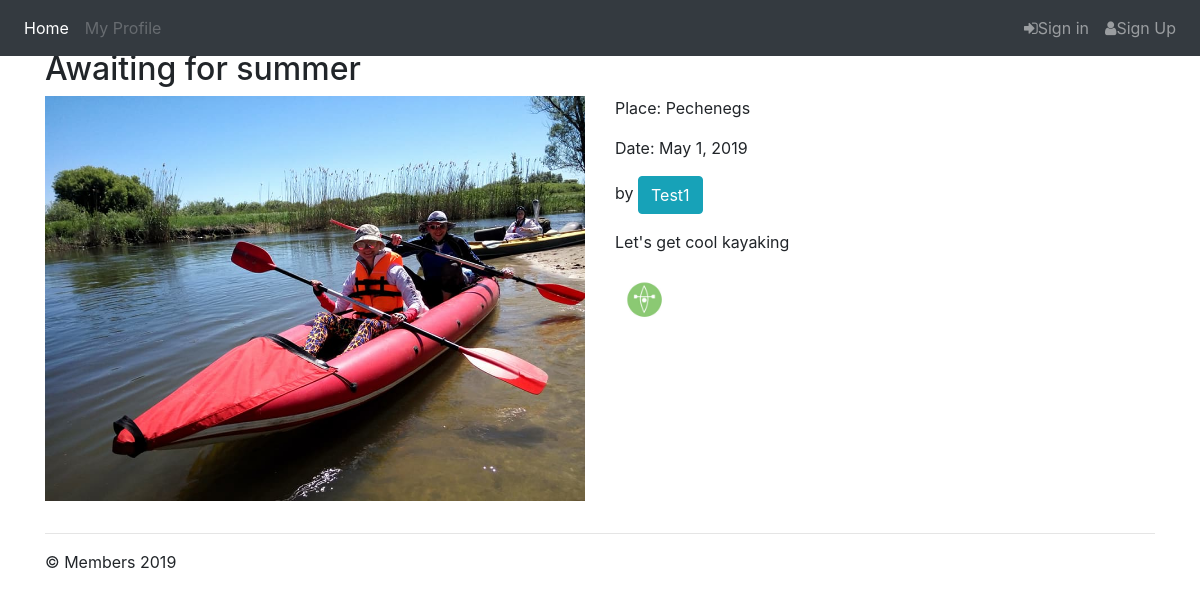
/event/3, run on the app's committed database.
### members/models.py (models this page shows, shortened)
class Event(models.Model):
    author = models.ForeignKey(
        settings.AUTH_USER_MODEL,
        on_delete=models.CASCADE,
        default=None, null=True
        )
    image = models.ImageField(upload_to='images/event_img', blank=True)
    title = models.CharField(max_length=100, null=True, blank=True)
    description = models.CharField(max_length=250, null=True, blank=True)
    date = models.DateField(null=True, blank=True)
    place = models.CharField(max_length=100, null=True, blank=True)
    hobby = models.ForeignKey(Hobby, on_delete=models.CASCADE, default=None, null=True)

### members/views.py (the view)
# urls.py: path('event/<int:pk>', views.EventDetailView.as_view(), name='event'),
class EventDetailView(DetailView):
    model = Event
    template_name = 'members/event.html'

### members/templates/members/event.html (shortened to what this page needs)
{% extends 'members/layout.html' %}
{% block content %}
    <div class="container">
        {% load static%}
        <h2>{{ event.title }}</h2>
        <div class="row">
            <div class="col-md-6">
                {% if event.image %}
                <p><img src="{{ event.image.url }}" alt="Event image" width="100%"></p>
                {% else %}
                <p><img src="{% static 'members/no_image.jpg' %}" alt="No image"></p>
                {% endif %}
            </div>
            <div class="col-md-6">
                <p>Place: {{ event.place }}</p>
                <p>Date: {{ event.date }}</p>
                <p>by <a href="#" class="btn btn-info" role="button">{{ event.author }}</a></p>
                <p>{{ event.description }}</p>
                <div class="{{ event.hobby.name }} hobby-icon"></div>
            </div>
        </div>
    </div>
{% endblock %}

### members/static/members/site.css (style rules this page uses)
body { padding-top: 50px; }
.hobby-icon { width: 200px; height: 200px; background: url(hobbie.jpg) no-repeat; transform: scale(.2); margin: -70px; }
.kayak { background-position: -337px -747px; }

### data on the page
Event: title "Awaiting for summer", image (picture), place "Pechenegs", date "May 1, 2019", author "Test1", description "Let's get cool kayaking"
